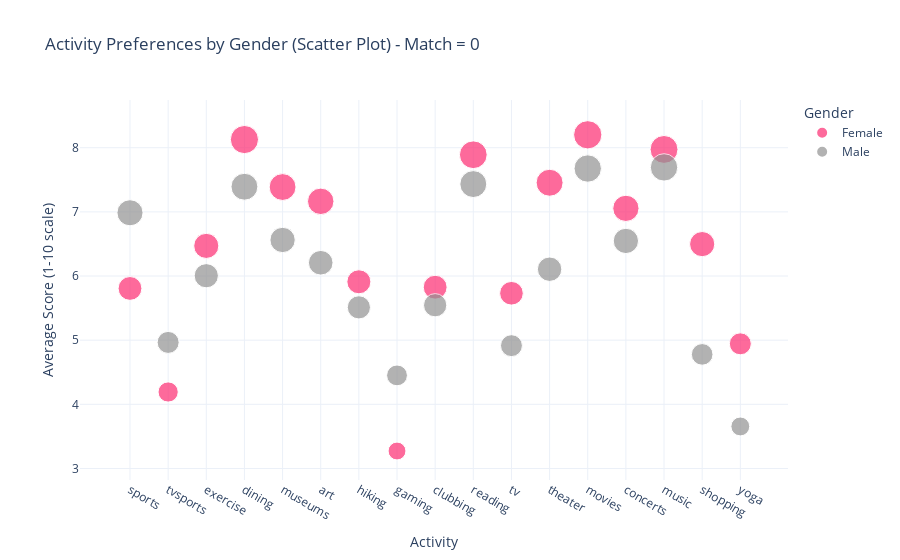

Notebook cell for this chart:
### Code cell
# Filtrer les données où match = 0
df_match_0 = df[df['match'] == 0].copy()  # Use .copy() to avoid modifying a slice of the original DataFrame

# Vérifier que 'gender' ne contient que 0 (Female) et 1 (Male)
df_match_0.loc[:, 'gender'] = df_match_0['gender'].apply(lambda x: 0 if x == 0 else 1)

# Sélectionner les colonnes d'activités et les regrouper par genre pour obtenir la moyenne
columns_of_interest = ['sports', 'tvsports', 'exercise', 'dining', 'museums', 'art', 'hiking', 'gaming', 'clubbing',
                       'reading', 'tv', 'theater', 'movies', 'concerts', 'music', 'shopping', 'yoga']

# Calculer la moyenne des réponses pour chaque genre
activity_by_gender = df_match_0.groupby('gender')[columns_of_interest].mean().reset_index()

# Remplacer 0 par 'Female' et 1 par 'Male' dans la colonne 'gender'
activity_by_gender['gender'] = activity_by_gender['gender'].replace({0: 'Female', 1: 'Male'})

# Transformer les données pour les adapter au scatter plot (melt)
activity_melted = pd.melt(activity_by_gender, id_vars='gender', var_name='Activity', value_name='Average Score')

# Créer le scatter plot interactif avec un fond blanc et les couleurs personnalisées
custom_colors = ['#FD2C72', '#929292']  # Rose pour Female, gris pour Male

fig = px.scatter(activity_melted, x='Activity', y='Average Score', color='gender',
                 title='Activity Preferences by Gender (Scatter Plot) - Match = 0',
                 labels={'gender': 'Gender', 'Average Score': 'Average Score (1-10 scale)'},
                 hover_name='Activity', 
                 size='Average Score', 
                 template='plotly_white',  # Fond blanc
                 color_discrete_sequence=custom_colors)  # Couleurs personnalisées

# Afficher le graphique interactif
fig.show()

### Figure 1 — Plotly figure (JSON) as saved in the notebook; plotly's stock layout.template omitted (floating-point values rounded to 4 significant figures)
{"data": [{"hovertemplate": "<b>%{hovertext}</b><br><br>Gender=Female<br>Activity=%{x}<br>Average Score (1-10 scale)=%{marker.size}<extra></extra>", "hovertext": ["sports", "tvsports", "exercise", "dining", "museums", "art", "hiking", "gaming", "clubbing", "reading", "tv", "theater", "movies", "concerts", "music", "shopping", "yoga"], "legendgroup": "Female", "marker": {"color": "#FD2C72", "size": [5.807, 4.192, 6.47, 8.127, 7.387, 7.165, 5.91, 3.272, 5.826, 7.891, 5.731, 7.454, 8.201, 7.055, 7.974, 6.498, 4.943], "sizemode": "area", "sizeref": 0.0205, "symbol": "circle"}, "mode": "markers", "name": "Female", "orientation": "v", "showlegend": true, "type": "scatter", "x": ["sports", "tvsports", "exercise", "dining", "museums", "art", "hiking", "gaming", "clubbing", "reading", "tv", "theater", "movies", "concerts", "music", "shopping", "yoga"], "xaxis": "x", "y": [5.807, 4.192, 6.47, 8.127, 7.387, 7.165, 5.91, 3.272, 5.826, 7.891, 5.731, 7.454, 8.201, 7.055, 7.974, 6.498, 4.943], "yaxis": "y"}, {"hovertemplate": "<b>%{hovertext}</b><br><br>Gender=Male<br>Activity=%{x}<br>Average Score (1-10 scale)=%{marker.size}<extra></extra>", "hovertext": ["sports", "tvsports", "exercise", "dining", "museums", "art", "hiking", "gaming", "clubbing", "reading", "tv", "theater", "movies", "concerts", "music", "shopping", "yoga"], "legendgroup": "Male", "marker": {"color": "#929292", "size": [6.986, 4.965, 6.005, 7.392, 6.562, 6.207, 5.512, 4.451, 5.545, 7.433, 4.915, 6.106, 7.676, 6.547, 7.694, 4.779, 3.655], "sizemode": "area", "sizeref": 0.0205, "symbol": "circle"}, "mode": "markers", "name": "Male", "orientation": "v", "showlegend": true, "type": "scatter", "x": ["sports", "tvsports", "exercise", "dining", "museums", "art", "hiking", "gaming", "clubbing", "reading", "tv", "theater", "movies", "concerts", "music", "shopping", "yoga"], "xaxis": "x", "y": [6.986, 4.965, 6.005, 7.392, 6.562, 6.207, 5.512, 4.451, 5.545, 7.433, 4.915, 6.106, 7.676, 6.547, 7.694, 4.779, 3.655], "yaxis": "y"}], "layout": {"legend": {"itemsizing": "constant", "title": {"text": "Gender"}, "tracegroupgap": 0}, "title": {"text": "Activity Preferences by Gender (Scatter Plot) - Match = 0"}, "xaxis": {"anchor": "y", "domain": [0, 1], "title": {"text": "Activity"}}, "yaxis": {"anchor": "x", "domain": [0, 1], "title": {"text": "Average Score (1-10 scale)"}}}}
